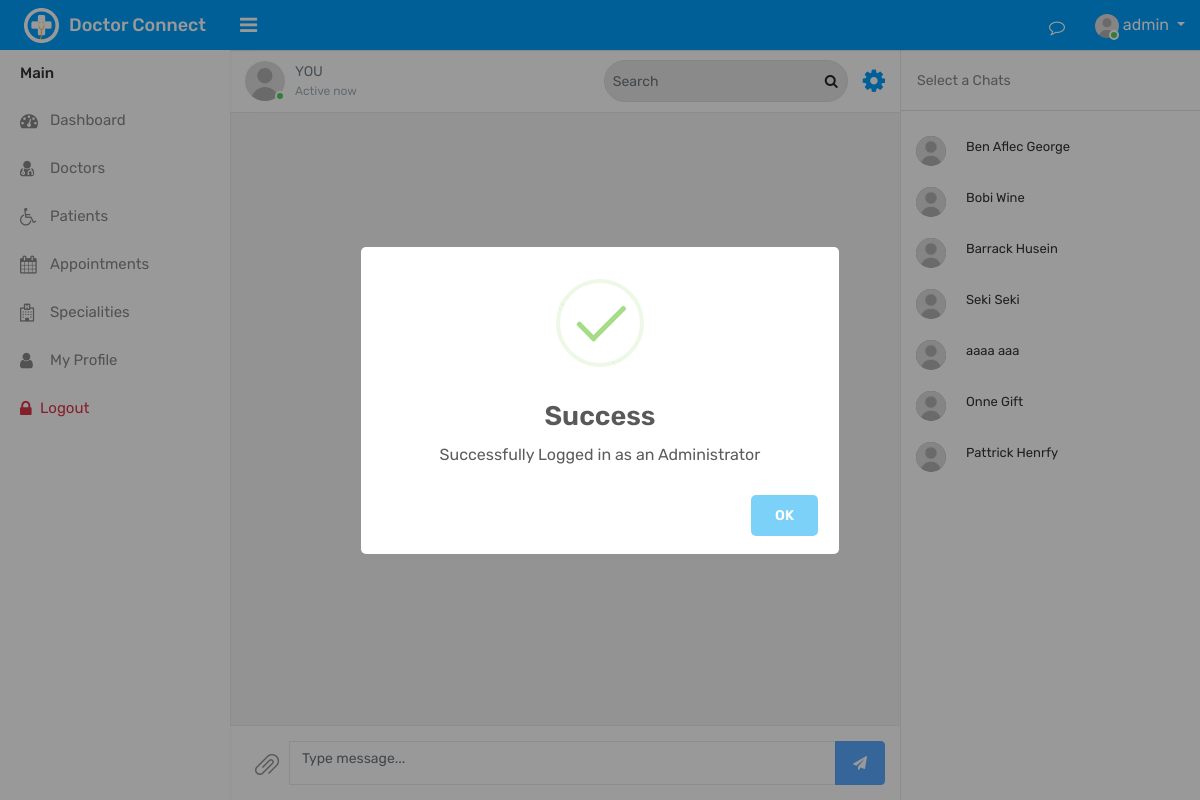
The page /?view=chat (signed in) on the database as committed earlier.
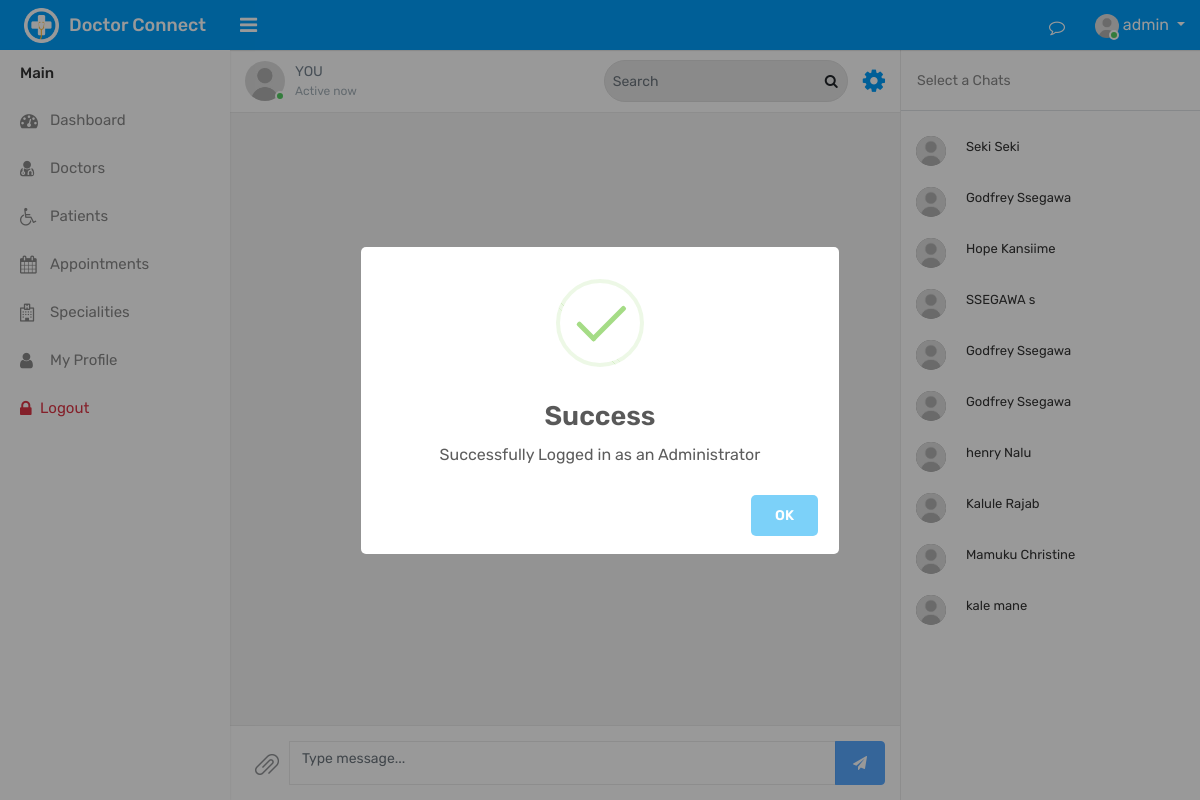
The same page on the database as committed later.
### tables this page shows
CREATE TABLE `patients` (
  `patient_id` int(11) NOT NULL,
  `patient_first_name` varchar(255) NOT NULL,
  `patient_last_name` varchar(255) NOT NULL,
  `patient_email` varchar(255) NOT NULL,
  `patient_contact` varchar(255) NOT NULL,
  `patient_age` int(3) NOT NULL,
  `patient_gender` varchar(11) NOT NULL DEFAULT 'm',
  `patient_profile_image` varchar(255) NOT NULL DEFAULT 'user.jpg',
  `patient_password` varchar(255) NOT NULL,
  `patient_create_date` timestamp NOT NULL DEFAULT current_timestamp()
);

### backend/db/db.php (called while the page is built)
<?php
class DB{
   public static   $db = null;
   public static function getConnection(){
      try{
      $host = "localhost";
      $dbname  = "hospital";
      DB::$db = new PDO("mysql:host=$host;dbname=$dbname","admin","admin");
      DB::$db->setAttribute(PDO::ATTR_ERRMODE,PDO::ERRMODE_EXCEPTION);
      }catch(Exception $e){
         print_r($e->getMessage());
      }
      return DB::$db;
   }
}

### backend/controllers/patients_controller.php (called while the page is built, shortened)
<?php
function getPatients(){
     return DB::getConnection()->query("SELECT * FROM patients")->fetchAll();
}

### routes/routes.php (called while the page is built, shortened)
<?php
$view = "";
require("backend/db/db.php");
require("backend/controllers/patients_controller.php");
if(isset($_GET["view"])){
  $view = $_GET["view"];
}
if($view=="chat"){
  $patients = getPatients();
}

### views/chat.php (the view, shortened to what the changed rows need)
<div class="page-wrapper">
    <div class="chat-main-row">
        <div class="chat-main-wrapper">
            <div class="col-lg-3 message-view chat-profile-view chat-sidebar" id="chat_sidebar">
                <div class="chat-window video-window">
                    <div class="tab-content chat-contents">
                        <div class="content-full tab-pane active" id="calls_tab">
                            <div class="chat-wrap-inner">
                                <div class="chat-box">
                                    <div class="chats">
                                    <?php if($_SESSION["role"]!="patient"):?>
                                        <?php foreach($patients as $patient): ?>
                                        <div class="chat chat-left">
                                            <div class="chat-avatar">
                                                <a href="#" class="avatar">
                                                    <img alt="Cristina Groves" src="assets/img/user.jpg" class="img-fluid rounded-circle">
                                                </a>
                                                <?php
                                                $_doctor = $_SESSION["user"][0]["doctor_id"];
                                                ?>
                                            </div>
                                            <div class="chat-body">
                                                <div class="chat-bubble">
                                                    <div class="chat-content">
                                                    <a href="?view=chat&doctor_id=<?php  echo $_doctor ?>&patient_id=<?php echo $patient["patient_id"] ?>&name=<?php echo "Patient. ".$patient["patient_first_name"]?>"><span class="chat-user"><?php echo $patient["patient_first_name"] ?> <?php echo $patient["patient_last_name"] ?>  </span></a>
                                                    </div>
                                                </div>
                                            </div>
                                        </div>
                                        <?php endforeach ?>
                                        <?php endif ?>
                                    </div>
                                </div>
                            </div>
                        </div>
                    </div>
                </div>
            </div>
        </div>
    </div>
</div>

Rows that differ between the two databases and show on the page:
removed patients: patient_first_name "Ben", patient_last_name "Aflec George"
removed patients: patient_first_name "Bobi", patient_last_name "Wine"
removed patients: patient_first_name "Barrack", patient_last_name "Husein"
removed patients: patient_first_name "aaaa", patient_last_name "aaa"
removed patients: patient_first_name "Onne", patient_last_name "Gift"
removed patients: patient_first_name "Pattrick", patient_last_name "Henrfy"
added patients: patient_first_name "Godfrey", patient_last_name "Ssegawa"
added patients: patient_first_name "Hope", patient_last_name "Kansiime"
added patients: patient_first_name "SSEGAWA", patient_last_name "s"
added patients: patient_first_name "Godfrey", patient_last_name "Ssegawa"
added patients: patient_first_name "Godfrey", patient_last_name "Ssegawa"
added patients: patient_first_name "henry", patient_last_name "Nalu"
added patients: patient_first_name "Kalule", patient_last_name "Rajab"
added patients: patient_first_name "Mamuku", patient_last_name "Christine"
added patients: patient_first_name "kale", patient_last_name "mane"
